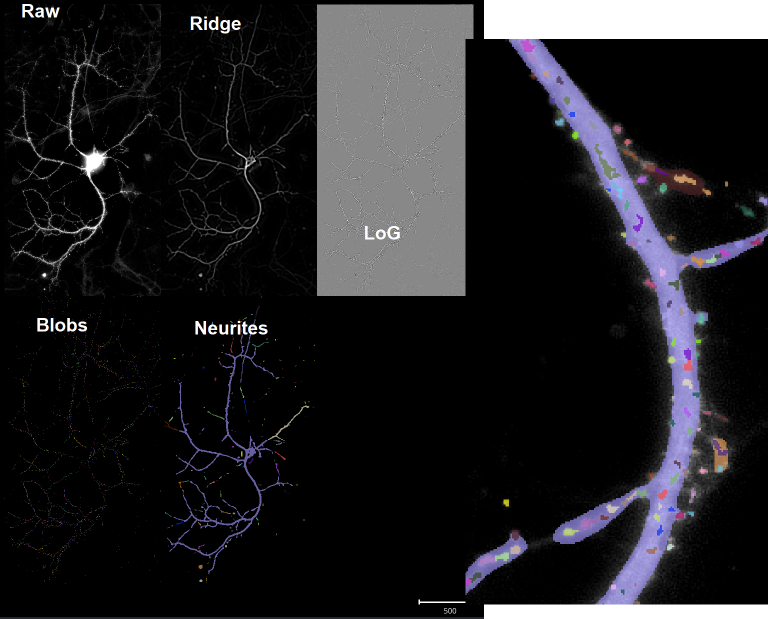
#> input picture LearningPythonPipelines/Imagescpicture.png, 1536 x 1238 px, given in place of Snap-85.ome.tiff, which was not available (shown at 1/2 size)
$ python Tutorialpractice.py
#> lines starting #> are read from the running program, lines starting #| are printed output that depends on the picture; after the words box and inside, x2 and y2 are one past the last pixel; in counts of white or black regions, pixels touching at a corner belong together; pictures that were not available may be replaced by others from this repository, and a replacement may not be noted
"""
APEER TUTORIAL PRACTICE
Began 2/24/22 with tutorial 25

Created on Thu Feb 24 12:35:26 2022

@author: Tim M
"""

from skimage import io
img_ski = io.imread("Images/Snap-85.ome.tiff")
#> img_ski is the input picture: shape (1238, 1536, 3); mean R, G, B 32.7, 32.2, 35.2
img_tiff = io.imread("Images/Snap-85.ome.tiff", as_gray = True)
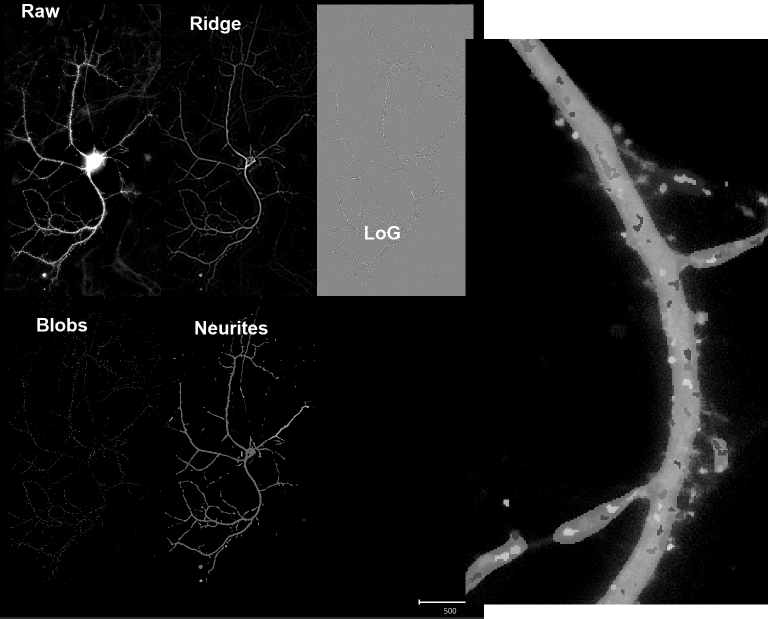
#> img_tiff: shape (1238, 1536) float64 (shown at 1/2 size); min 0, max 1, mean 0.127

io.imshow(img_ski)
io.imshow(img_tiff)

import matplotlib.pyplot as plt
#pyplot is nice because it can be rearranged
plt.imshow(img_tiff)

fig = plt.figure(figsize = (10, 10))

ax1 = fig.add_subplot(2,2,1)
ax1.imshow(img_tiff, cmap = "hot")
ax1.title.set_text('1st')

ax2 = fig.add_subplot(2,2,2)
ax2.imshow(img_tiff, cmap = "jet")
ax2.title.set_text('2nd')

plt.show()
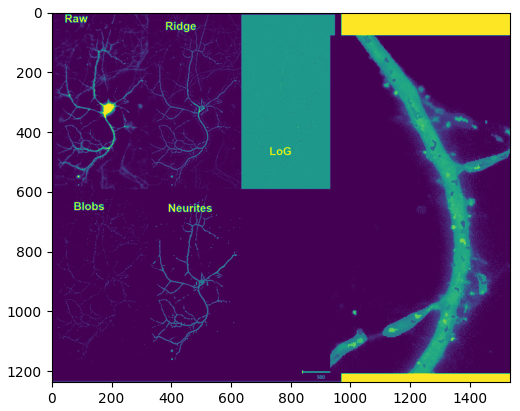
#> figure drawn by matplotlib, 1 panel
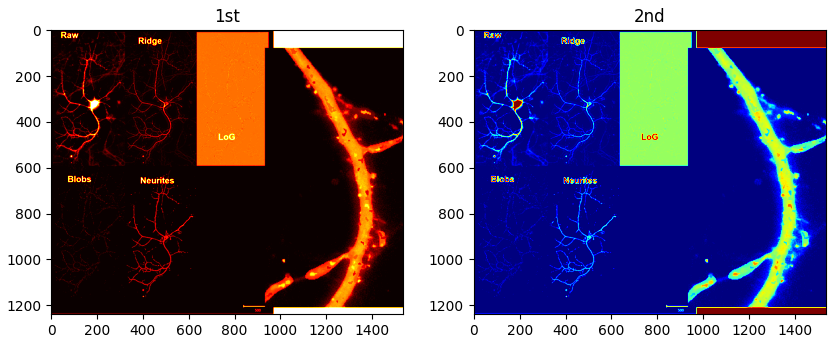
#> figure drawn by matplotlib, 2 panels

import cv2

gray_img = cv2.imread("Images/Snap-85.ome.tiff", 0)
#> gray_img: shape (1238, 1536); min 0, max 255, mean 32.8
color_img = cv2.imread("Images/Snap-85.ome.tiff", 1)

#this does not work
cv2.imshow("skimage import", img_ski)
cv2.imshow("color opencv", color_img)
cv2.imshow("gray opencv", gray_img)

cv2.waitKey(0)
cv2.destroyAllWindows()

#%%
"""
Tutorial 26
plotting in python using matplotlib.pyplot
Wed 3/2/22
Lots to learn here, reminds me of R ggplot, in terms of adding, subplotting, and labelling other aesthetic changes. Though, this does not seem to use the confusing aes format, it may in fact make itless flexible because there will be a lot of redundant referencing
"""

from matplotlib import pyplot as plt

x = [1,2,3,4,5]
y = [1,4,9,16,25]

plt.plot(x,y)

import numpy as np
a = np.array(x)
b = np.array(y)
plt.plot(a,b)

plt.imshow(img_tiff, cmap= "gray")
plt.hist(img_tiff.flat, bins = 100, range = (0,250))

plt.plot(a,b)
plt.plot(a,b, 'bo')

plt.bar
# all these are saved on the same axis

# lets make a plot with multiproperties

wells = [1,2,3,4,5]
cells = [80,62,88,110,90]

plt.figure(figsize = (8,8))
plt.bar(wells, cells)
plt.xlabel
plt.ylabel

plt.savefig("fig.jpg")
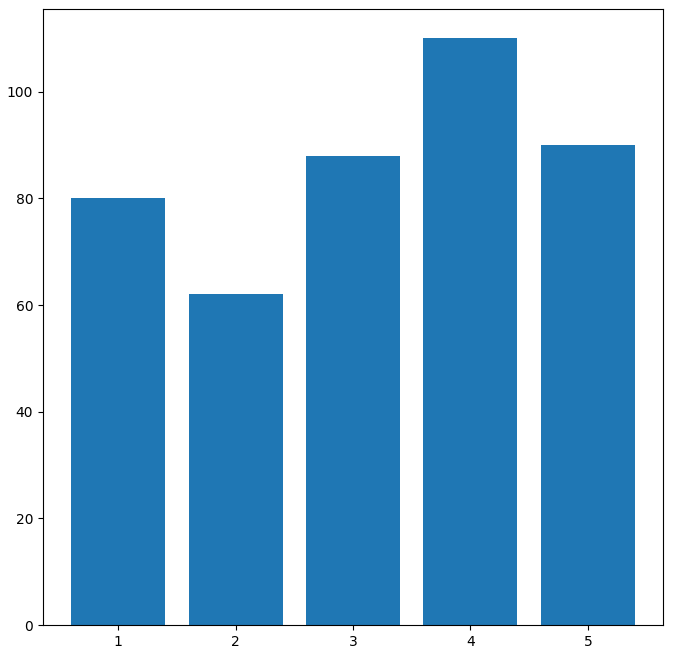
#> figure drawn by matplotlib, 1 panel; tallest bar 110 high, from x = 3.6 to 4.4
plt.show()
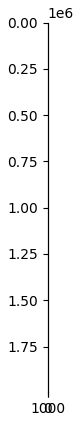
#> figure drawn by matplotlib, 1 panel


fig = plt.plot(a,b)
plt.setp(fig, color = 'r', linewidth = 4.0)
plt.show

#%%
"""
tutorial 27 + 28
glob for multiple files **** this is the main concern
then for 28 is os.listdir (does mostly the same function, apparently)
I think I like os.listdir better because the flexibility seems familiar to stringr, though I am quite unsure the purpose of os.walk besides that I think it is a generator of the current working director. It supposedly "walks" through each instance, such as in a for loop it will look at the new structure for each attempt
Wed 3/2/22
"""
import cv2
import glob
file_list = glob.glob("BatchInput/*.*")
print(file_list)

# save each file into a list
my_list=[] #empty list to store images from folder


from skimage import io

path = "BatchInput/*.*"
for file in glob.glob(path):
    print(file)
    a = io.imread(file)
    my_list.append(a)

from matplotlib import pyplot as plt
plt.imshow(my_list[0])
####
####
import os
path = "BatchInput/*.*"
print(os.walk(".")) # nothing to see here as this is just a generator
for root, dirs, files in os.walk("."):
    #print(root) # prints root directory names (i.e. folders)
    path = root.split(os.sep) # split at separator (/ or \)
    #print(path) # gives names of directories for easy location of files
    #print(files) # prints all file names in all directories, useful after
#> (the run stopped early here; a loop or call above may not have finished)

$ run again, on ImageJ/MAX_WvHMM10_18DIV_cs_1_c__18_MMStack_Pos0.ome-emin.tif
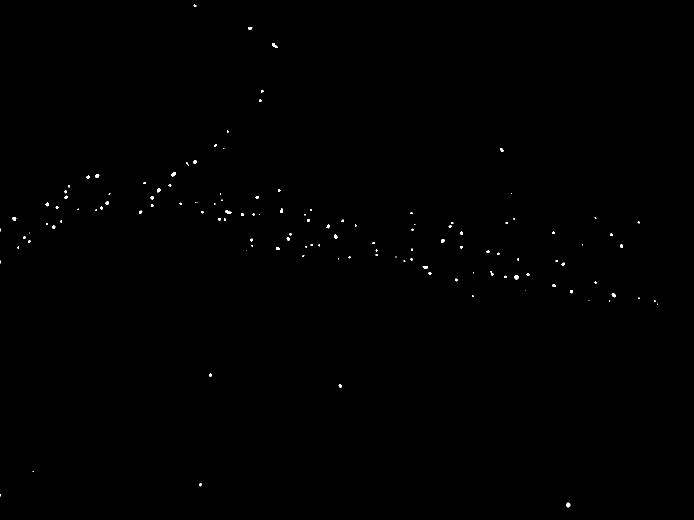
#> input picture ImageJ/MAX_WvHMM10_18DIV_cs_1_c__18_MMStack_Pos0.ome-emin.tif, 1388 x 1040 px, given in place of Snap-85.ome.tiff, which was not available (shown at 1/2 size)
#> `img_ski = io.imread("Images/Snap-85.ome.tiff")`:
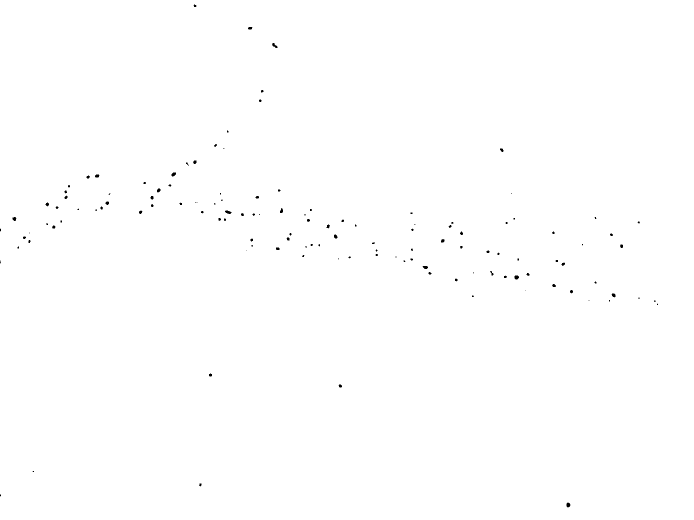
#> img_ski: shape (1040, 1388) (shown at 1/2 size); 99.8% white; 130 black regions (71 under 20 px), largest, box (x1, y1, x2, y2) and area: (450, 421, 463, 428) 60, (1029, 551, 1038, 559) 59, (1133, 1005, 1141, 1015) 58
#> color_img is the input picture: shape (1040, 1388, 3); 0.18% white; 130 white regions (71 under 20 px), largest, box (x1, y1, x2, y2) and area: (450, 421, 463, 428) 60, (1029, 551, 1038, 559) 59, (1133, 1005, 1141, 1015) 58
#> `plt.show()`:
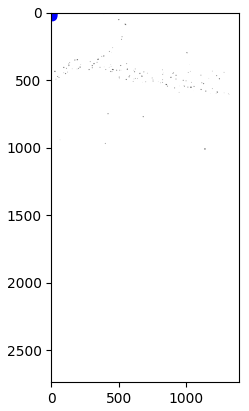
#> figure drawn by matplotlib, 1 panel
